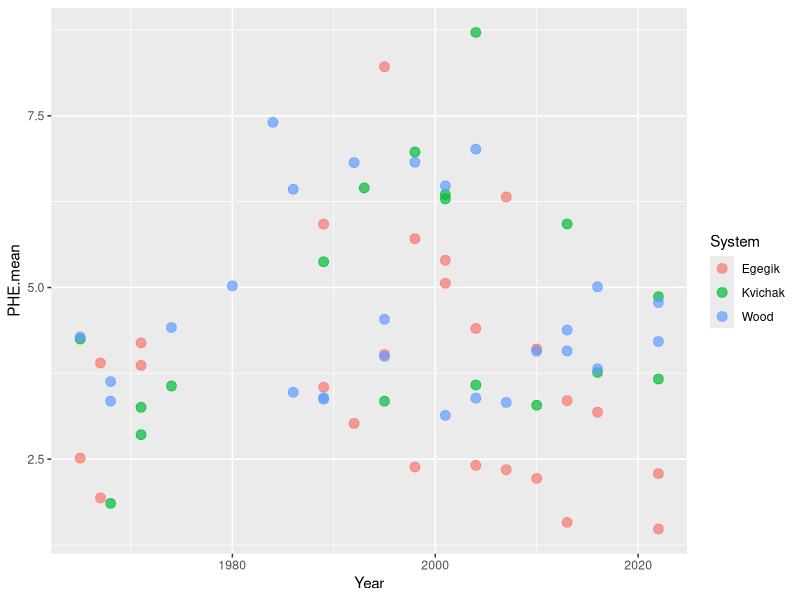
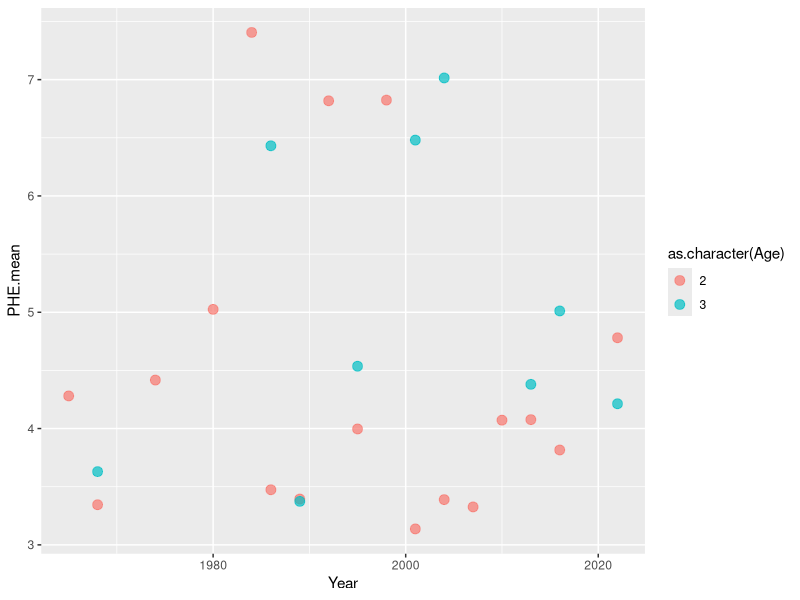
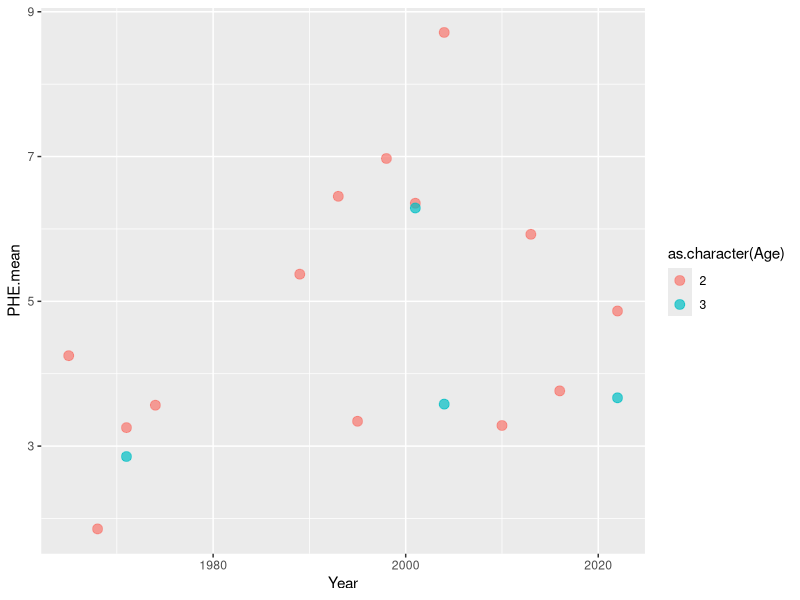
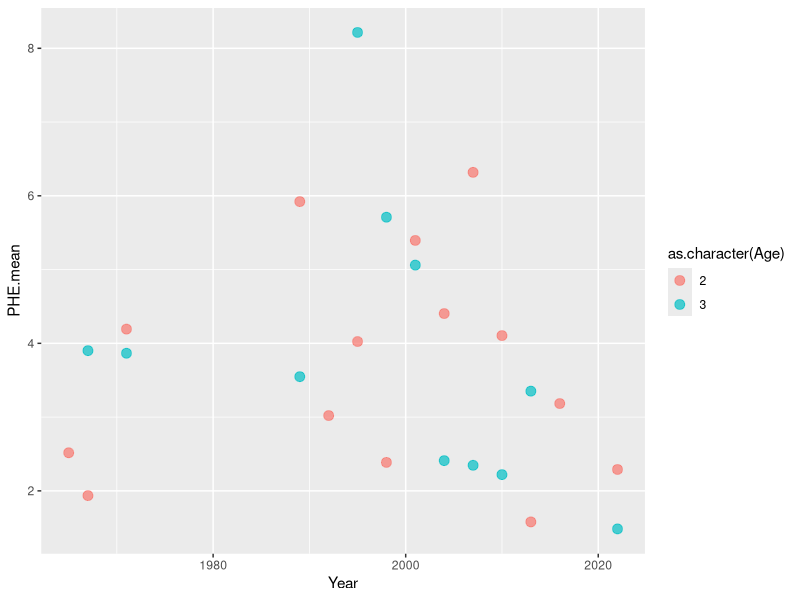
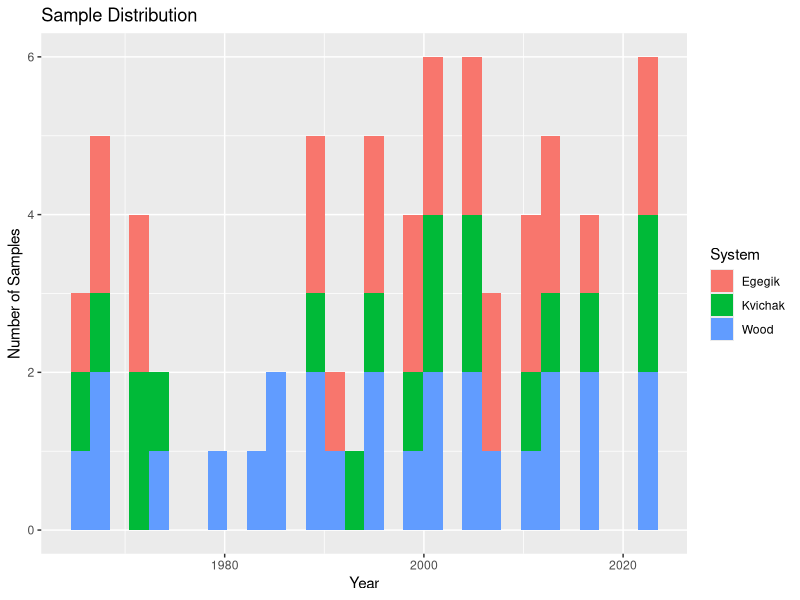
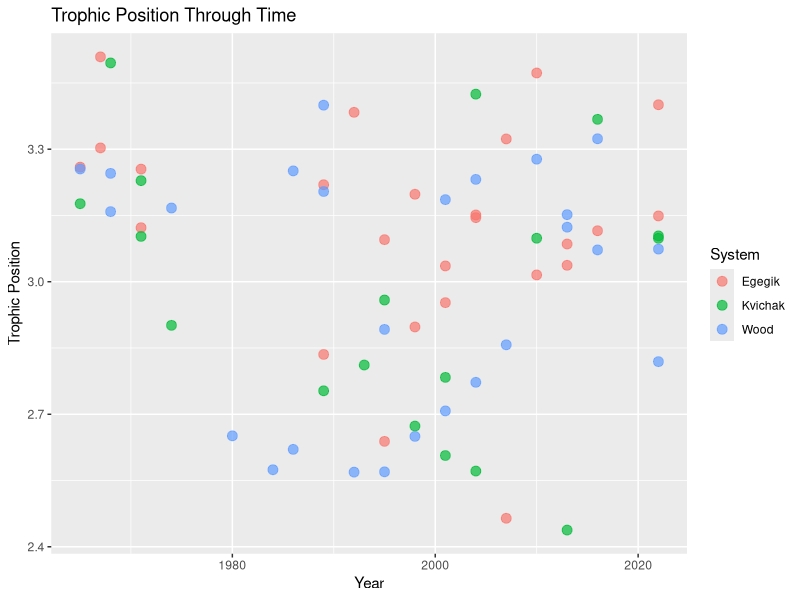
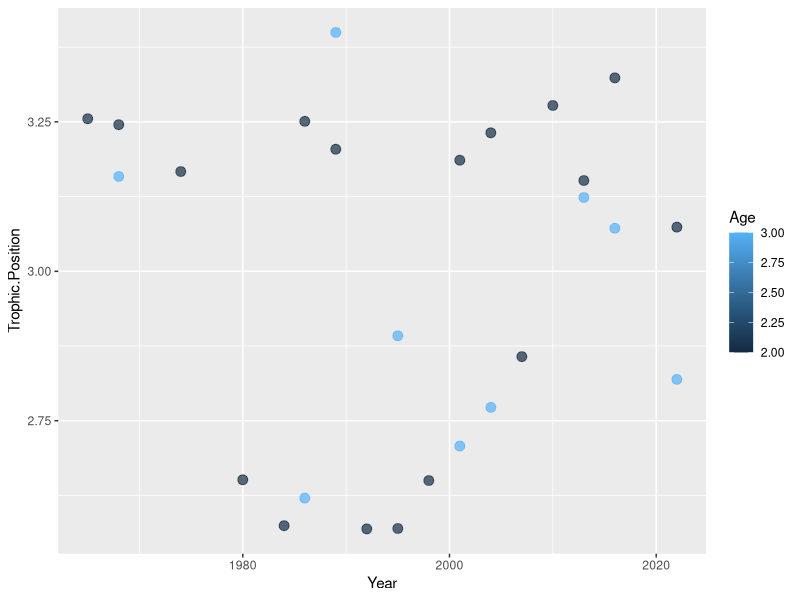
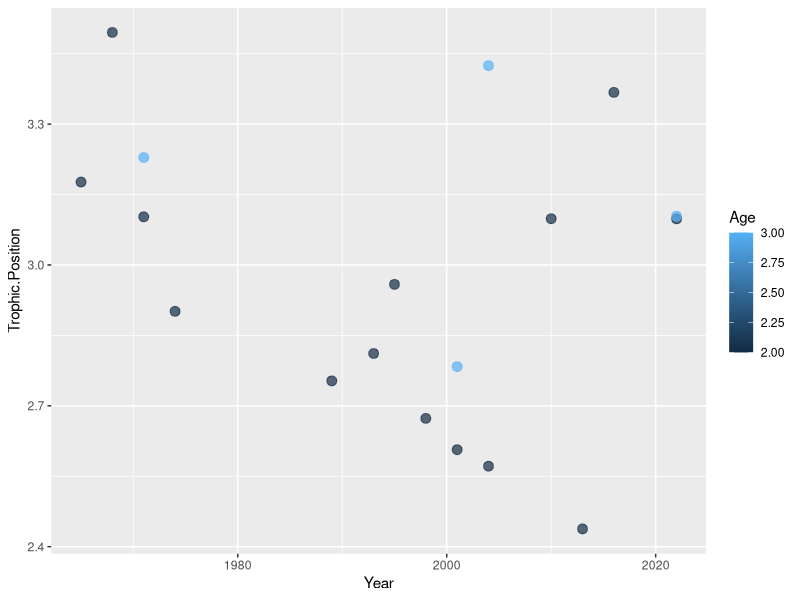

Write R code to recreate these figures, in order.
#this is an r script to do some basic data visualization of the cleaned data
#at this point the data should be drift corrected, compiled, and had all
#duplicates and replicates removed and averaged 

setwd("~/Documents/GitHub/CSIA_lab_work/data/final")

library(dplyr)
library(readr)
library(ggplot2)

#read in the main data file
data <- read.csv(file="main.trophic.csv")

#scatter plot of year vs isotope signature
ggplot(data = data, aes(Year, PHE.mean, color = System)) +
       geom_point(size = 3, alpha = 0.7) 


Wood <- data[data$System =="Wood",]
Kvichak <- data[data$System =="Kvichak",]
Egegik <- data[data$System =="Egegik",]

#plots of age vs isotope sig in the different river systems 
ggplot(data = Wood, aes(Year, PHE.mean, color = as.character(Age))) +
  geom_point(size = 3, alpha = 0.7) 

ggplot(data = Kvichak, aes(Year, PHE.mean, color = as.character(Age))) +
  geom_point(size = 3, alpha = 0.7) 

ggplot(data = Egegik, aes(Year, PHE.mean, color = as.character(Age))) +
  geom_point(size = 3, alpha = 0.7) 

#make a graph showing total number of samples/system/year 
test.data <- data[,2:4]

ggplot(test.data, aes(x = Year, fill = System)) +
  geom_histogram() + 
  labs(title = "Sample Distribution",
       x = "Year",
       y = "Number of Samples")

#trophic position graphs
ggplot(data = data, aes(Year, Trophic.Position, color = System)) +
  geom_point(size = 3, alpha = 0.7) +
  labs(title = "Trophic Position Through Time", 
       x = "Year",
       y = "Trophic Position")

ggplot(data = Wood, aes(Year, Trophic.Position, color = Age)) +
  geom_point(size = 3, alpha = 0.7) 

ggplot(data = Kvichak, aes(Year, Trophic.Position, color = Age)) +
  geom_point(size = 3, alpha = 0.7) 

ggplot(data = Egegik, aes(Year, Trophic.Position, color = Age)) +
  geom_point(size = 3, alpha = 0.7) 


#difference between PHE and GLU
diff <- data$GLU.mean-data$PHE.mean
data$difference <- diff

ggplot(data = data, aes(Year, difference, color = System)) +
  geom_point(size = 3, alpha = 0.7) 


#separating by age class
data.age2 <- data[data$Age == "2",]
data.age3 <- data[data$Age == "3",]

ggplot(data = data, aes(Year, PHE.mean, color = System)) +
  geom_point(size = 3, alpha = 0.7) +
  labs(title = "Phenylalanine Shifts Through Time",
       x = "Year",
       y = "PHE d15N") +
  theme(axis.title = element_text(size = 15),
        plot.title = element_text(size=16))

ggplot(data = data, aes(Year, GLU.mean, color = System)) +
  geom_point(size = 3, alpha = 0.7) +
  labs(title = "Glutamic Acid Shifts Through Time",
       x = "Year",
       y = "GLU d15N") +
  theme(axis.title = element_text(size = 15),
        plot.title = element_text(size=16))

ggplot(data = data, aes(Year, Trophic.Position, color = System)) +
  geom_point(size = 3, alpha = 0.7) +
  labs(title = "Trophic Position Shifts Through Time",
       x = "Year",
       y = "Trophic Position") +
  theme(axis.title = element_text(size = 15),
        plot.title = element_text(size=16))

ggplot(data = data.age3, aes(Year, difference, color = System)) +
  geom_point(size = 3, alpha = 0.7) 

ggplot(data = data, aes(Year, GLU.mean, color = System)) +
  geom_point(size = 3, alpha = 0.7)
